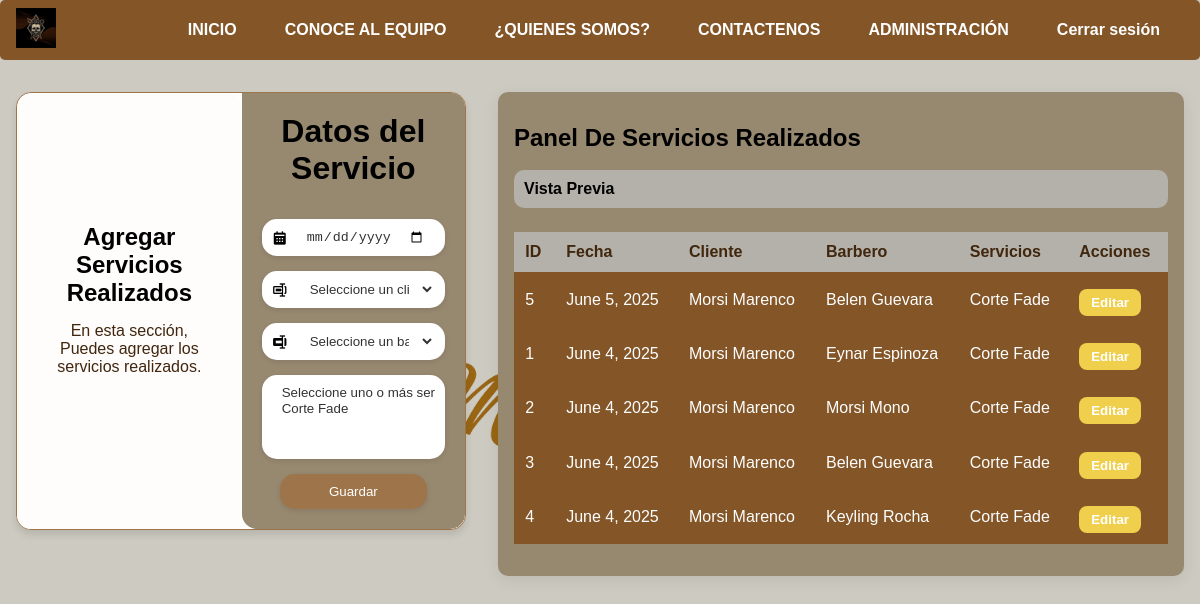
Page /AdServicioRealizado/ (signed in) on the earlier database version.
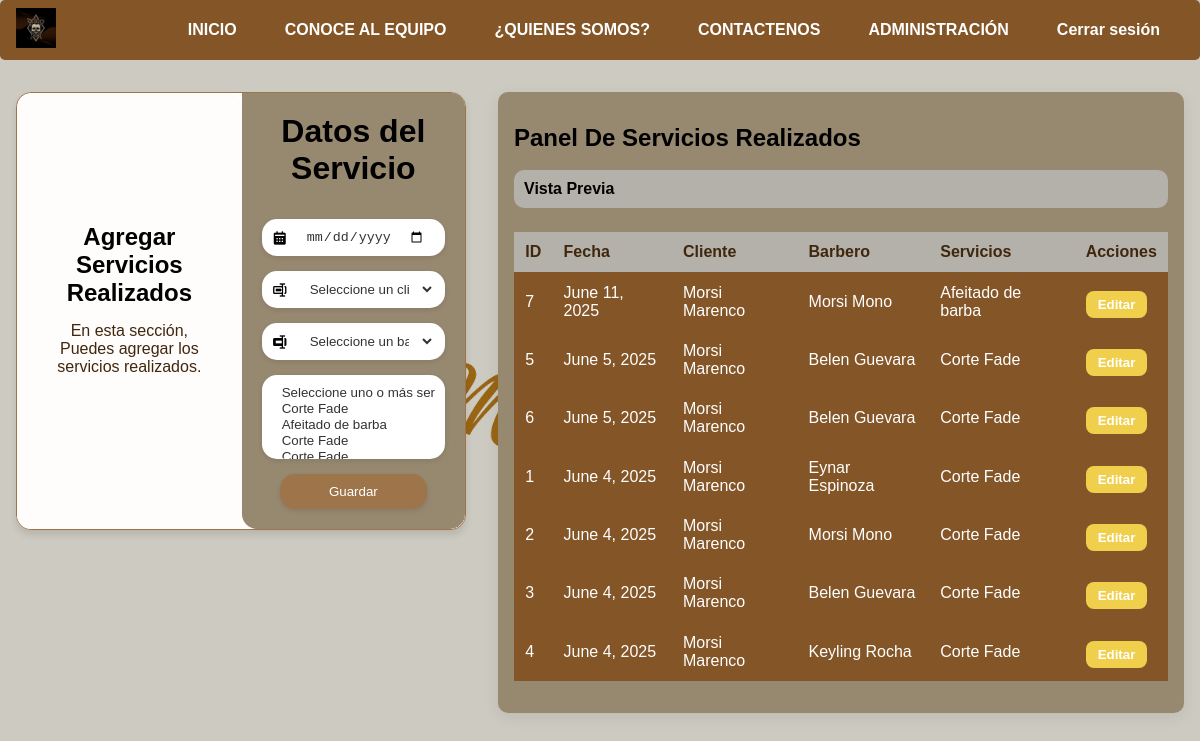
Same page on the later database version.
### Apps/aplicacion/models.py (models this page shows, shortened)
class Servicio_Realizado(models.Model):
    fecha = models.DateField(default=timezone.now)
    cliente = models.ForeignKey(Cliente, on_delete=models.CASCADE, related_name='servicios_realizados')
    barbero = models.ForeignKey(Barbero, on_delete=models.CASCADE, related_name='servicios_realizados')

class Cliente(models.Model):
    nombre1 = models.CharField(max_length=15,blank=False)
    nombre2 = models.CharField(max_length=15, blank=True)
    apellidoP = models.CharField(max_length=15, blank=False)
    apellidoM = models.CharField(max_length=15, blank=True)
    instagram = models.CharField(max_length=15, blank=True)
    correo = models.EmailField(max_length=254, blank=True)

class Barbero(models.Model):
    Direccion = models.TextField()
    cedula = models.CharField(max_length=14,blank=False)
    Estado = models.BooleanField(default=True)
    Comisiones = models.DecimalField(max_digits=10, decimal_places=2)
    Empleado = models.ForeignKey(Empleado, on_delete=models.CASCADE, related_name='barberos')

class Empleado(models.Model):
    persona = models.ForeignKey(Persona, on_delete=models.CASCADE, related_name='empleados')
    Salario = models.DecimalField(max_digits=10, decimal_places=2)
    fecha_contratacion = models.DateField(default=timezone.now)

class Persona(AbstractUser):
    nombre1 = models.CharField(max_length=15, blank=False)
    nombre2 = models.CharField(max_length=15, blank=True)
    apellidoP = models.CharField(max_length=15, blank=False)
    apellidoM = models.CharField(max_length=15, blank=True)
    telefono = models.CharField(max_length=15, blank=False)
    rol = models.ForeignKey(Rol, on_delete=models.SET_NULL, null=True, blank=True)

class Detalle_ServicioRealizado(models.Model):
    Servicio = models.ForeignKey(Servicio, on_delete=models.CASCADE, related_name="detalle_ServicioRealizado")
    Servicio_Realizado = models.ForeignKey(Servicio_Realizado,on_delete=models.CASCADE, related_name="detalle")

class Servicio(models.Model):
    nombre = models.CharField(max_length=15)
    tipo = models.CharField(max_length=15)
    descripcion = models.TextField()
    precio = models.DecimalField(max_digits=10, decimal_places=2)
    estado = models.BooleanField(default=True)

### Apps/aplicacion/views.py (the view)
        def _wrapped_view(request, *args, **kwargs):
            persona = Persona.objects.filter(id=request.user.pk).first()
            if request.user.is_superuser:
                return view_func(request, *args, **kwargs)
            if persona:
                rol_usuario = persona.rol.nombre.lower()
                if rol_usuario in [r.lower() for r in roles_permitidos]:
                    return view_func(request, *args, **kwargs)
            return redirect('login')  # O a donde prefieras

### Apps/aplicacion/views.py (called while the page is built)
def rol_requerido(roles_permitidos):
    def decorator(view_func):
        def _wrapped_view(request, *args, **kwargs):
            persona = Persona.objects.filter(id=request.user.pk).first()
            if request.user.is_superuser:
                return view_func(request, *args, **kwargs)
            if persona:
                rol_usuario = persona.rol.nombre.lower()
                if rol_usuario in [r.lower() for r in roles_permitidos]:
                    return view_func(request, *args, **kwargs)
            return redirect('login')  # O a donde prefieras
        return _wrapped_view
    return decorator

### Apps/aplicacion/Templates/admin_ServicioRealizado.html (shortened to what this page needs)
{% extends "Layout2.html" %}
{% load static %}
{% block head %}
<link rel="stylesheet" href="{% static 'css/AdCliente.css' %}">
<link rel="stylesheet" href="{% static 'css/Style2.css' %}">
<link href='https://unpkg.com/boxicons@2.1.4/css/boxicons.min.css' rel='stylesheet'>
{% endblock %}
{% block content %}
<div class="container">
    <div class="container-form Empleado">
        <div class="information">
            <div class="info-child">
                <h2>Agregar Servicios Realizados</h2>
                <p>En esta sección, Puedes agregar los servicios realizados.</p>
            </div>
        </div>
        <div class="form-information">
            <div class="form-information-child">
                <h2>Datos del Servicio</h2>
                <form action="" method="POST" class="form">
                    <label>
                        <i class='bx bxs-calendar'></i>
                        <input type="date" placeholder="Fecha" name="Fecha" required>
                    </label>
                    <label>
                        <i class='bx bx-rename'></i>
                        <select name="Cliente" required>
                            <option value="">Seleccione un cliente</option>
                        </select>
                    </label>
                    <label>
                        <i class='bx bxs-rename'></i>
                        <select name="Barbero" required>
                            <option value="">Seleccione un barbero</option>
                        </select>
                    </label>
                    <label>
                    <select name="Servicio" multiple required>
                        <option value="">Seleccione uno o más servicios</option>
                        {% for servicio in servicios %}
                        <option value="{{ servicio.id }}"{% if servicio.id|stringformat:"s" in servicios_seleccionados %}selected{% endif %}>{{ servicio.nombre }}</option>
                        {% endfor %}
                    </select>
                </label>
                    <input type="submit" value="Guardar" id="guardar">
                </form>
            </div>
        </div>
    </div>
    <div class="panel-barberos">
        <h2>Panel De Servicios Realizados</h2>
        <br>
        <div class="preview">Vista Previa</div>
        <div class="table-section">
            <table>
                <thead>
                    <tr>
                        <th>ID</th>
                        <th>Fecha</th>
                        <th>Cliente</th>
                        <th>Barbero</th>
                        <th>Servicios</th>
                        <th>Acciones</th>
                    </tr>
                </thead>
                <tbody>
                    {% for realizado in servicios_realizados %}
                    <tr>
                        <td>{{ realizado.id }}</td>
                        <td>{{ realizado.fecha }}</td>
                        <td>{{ realizado.cliente.nombre1 }} {{ realizado.cliente.apellidoP }}</td>
                        <td>{{ realizado.barbero.Empleado.persona.nombre1 }} {{ realizado.barbero.Empleado.persona.apellidoP }}</td>
                        <td>
                            {% for detalle in realizado.detalle.all %}
                                {{ detalle.Servicio.nombre }}{% if not forloop.last %}, {% endif %}
                            {% endfor %}
                        </td>
                        <td>
                            <form action="{% url 'editar_servicioRealizado' realizado.barbero.id %}">
                                <button type="submit" class="edit-btn">Editar</button>
                            </form>
                        </td>
                    </tr>
                    {% empty %}
                    <tr>
                        <td colspan="6">No hay servicios realizados.</td>
                    </tr>
                    {% endfor %}
                </tbody>
            </table>
        </div>
    </div>
</div>
{% endblock %}

Differences in the rows shown:
added Servicio_Realizado: id "7", fecha "June 11, 2025", cliente.nombre1 "Morsi", cliente.apellidoP "Marenco", barbero.Empleado.persona.nombre1 "Morsi", barbero.Empleado.persona.apellidoP "Mono"
added Detalle_ServicioRealizado: Servicio.nombre "Afeitado de barba", shown under "7"
added Servicio_Realizado: id "6", fecha "June 5, 2025", cliente.nombre1 "Morsi", cliente.apellidoP "Marenco", barbero.Empleado.persona.nombre1 "Belen", barbero.Empleado.persona.apellidoP "Guevara"
added Detalle_ServicioRealizado: Servicio.nombre "Corte Fade", shown under "6"
Other differences:
form field Servicio: "Seleccione uno o más servicios / Corte Fade" → "Seleccione uno o más servicios / Corte Fade / Afeitado de barba / Corte Fade"
